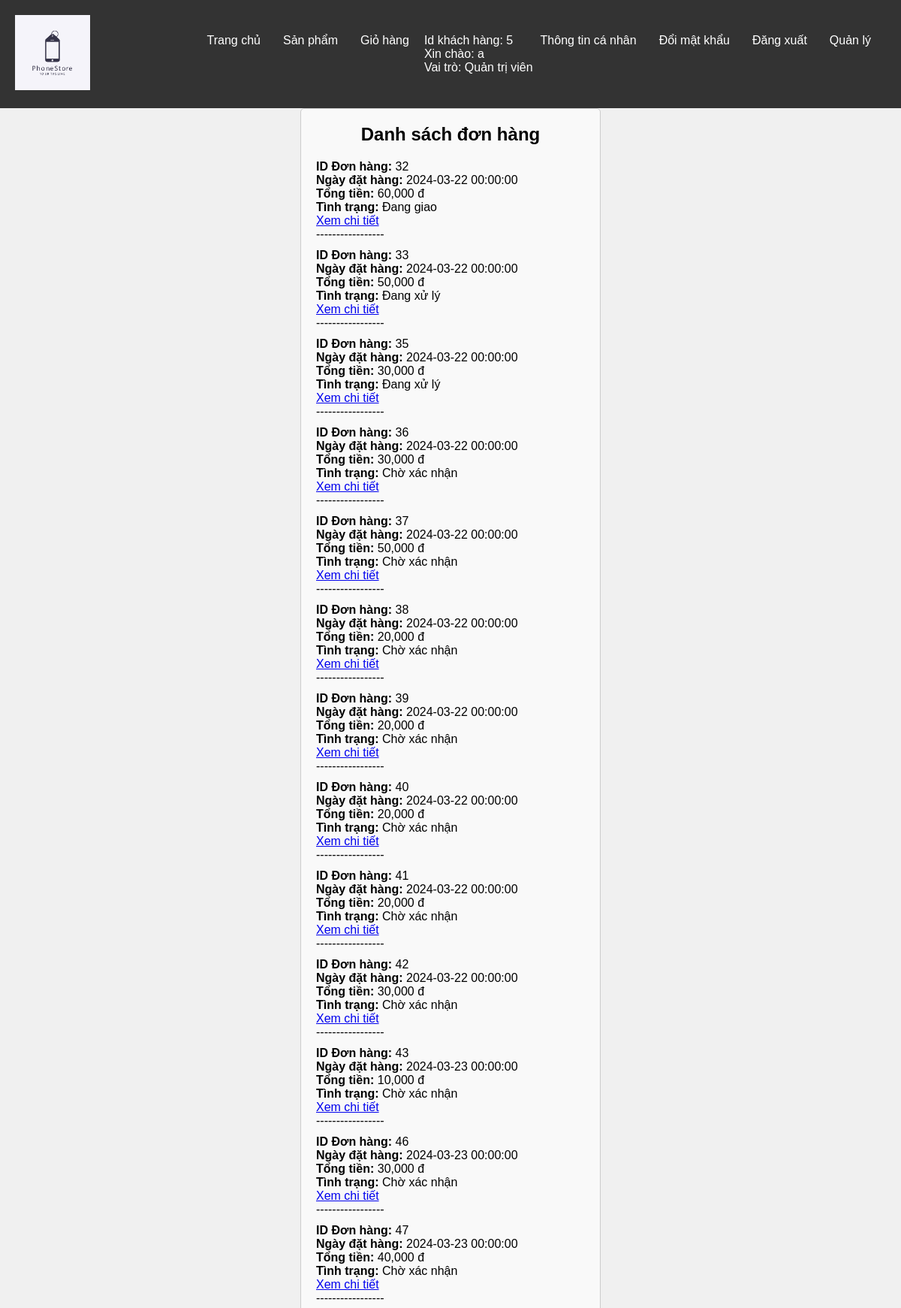
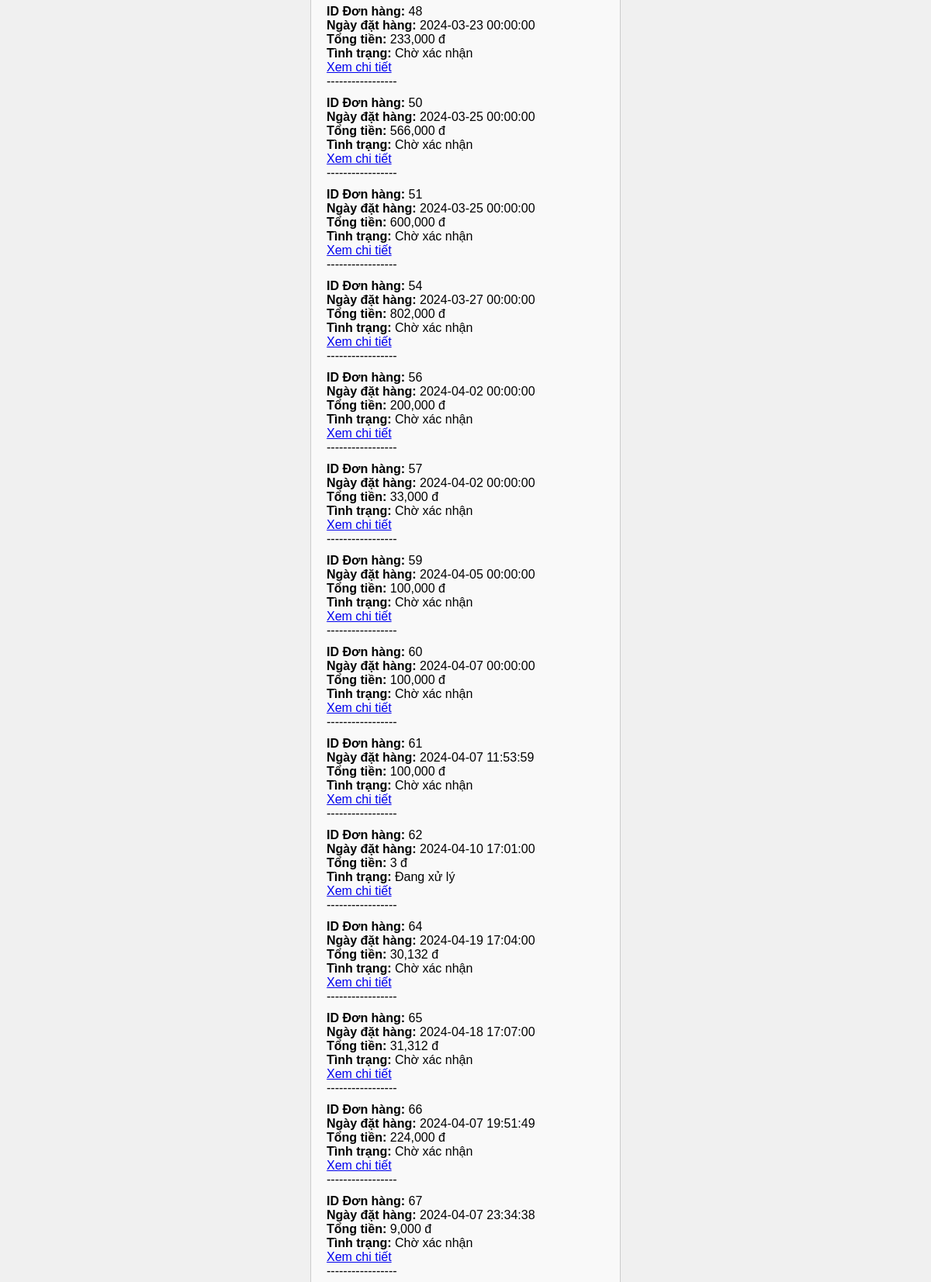
The app's page /user/index.php?ctrl=customerUserController&action=viewOrderList (signed in, upper part) with its own data (2 pictures, top to bottom).
### tables this page shows
CREATE TABLE `don_dat_hang` (
  `id` int(11) NOT NULL,
  `id_khach_hang` int(11) DEFAULT NULL,
  `ngay` datetime DEFAULT NULL,
  `tong_tien` decimal(10,2) DEFAULT NULL,
  `ghi_chu` text DEFAULT NULL,
  `tinh_trang` varchar(224) DEFAULT NULL
);

### lib/database.php (called while the page is built, shortened)
<?php
class Database
{
    private $host = "localhost";
    private $username = "root";
    private $password = "";
    private $database = "phonestore";
    private $conn;
    public function __construct()
    {
        $this->conn = $this->connectDB();
    }
    private function connectDB()
    {
        $conn = mysqli_connect($this->host, $this->username, $this->password, $this->database);
        return $conn;
    }
    public function select($query)
    {
        $result = mysqli_query($this->conn, $query);
        if ($result) {
            $data = mysqli_fetch_all($result, MYSQLI_ASSOC);
            return $data;
        } else {
            die(mysqli_error($this->conn));
        }
    }
}

### lib/session.php (called while the page is built, shortened)
<?php
class Session
{
    public static function getSessionValue($key)
    {
        if (isset($_SESSION[$key])) {
            return $_SESSION[$key];
        } else {
            return null;
        }
    }
}

### user/model/customerUserModel.php (called while the page is built, shortened)
<?php
class customerUserModel
{
    private $db;
    public function __construct()
    {
        $this->db = new Database();
    }
    public function getCustomerByIdNguoiDung()
    {
        $id_nguoi_dung = Session::getSessionValue('login_id');
        $sql = "SELECT * FROM khach_hang WHERE id_nguoi_dung = $id_nguoi_dung";
        $result = $this->db->select($sql);
        return $result;
    }
    public function getOrdersByCustomerId($customerId)
    {
        $sql = "SELECT * FROM don_dat_hang WHERE id_khach_hang = $customerId";
        $result = $this->db->select($sql);
        return $result;
    }
}

### user/view/orderList.php (the view, shortened to what this page needs)
<!DOCTYPE html>
<html lang="vi">
<head>
</head>
<body>
    <div class="customer-info">
        <h2>Danh sách đơn hàng</h2>
        <?php
        if (!empty($orders)) {
            echo '<ul>';
            foreach ($orders as $order) {
                echo '<li>';
                echo '<label>ID Đơn hàng:</label> ' . $order['id'] . '<br>';
                echo '<label>Ngày đặt hàng:</label> ' . $order['ngay'] . '<br>';
                echo '<label>Tổng tiền:</label> ' . number_format($order['tong_tien']) . ' đ<br>';
                echo '<label>Tình trạng:</label> ' . $order['tinh_trang'] . '<br>';
                echo '<a href="index.php?ctrl=customerUserController&action=viewOrderDetail&id=' . $order['id'] . '">Xem chi tiết</a><br>';
                echo '-----------------';
                echo '</li>';
            }
            echo '</ul>';
        } else {
            echo '<p>Không có đơn hàng nào được tìm thấy cho khách hàng này.</p>';
        }
        ?>
    </div>
</body>
</html>

### user/style/homeStyle.css (style rules this page uses)
* { margin: 0; padding: 0; box-sizing: border-box; }
body { font-family: Arial, sans-serif; background-color: #f0f0f0; }

### user/view/orderList.php (style rules this page uses)
.customer-info { width: 400px; margin: 0 auto; padding: 20px; border: 1px solid #ccc; border-radius: 5px; background-color: #f9f9f9; }
.customer-info h2 { text-align: center; margin-bottom: 20px; }
.customer-info ul { list-style-type: none; padding: 0; }
.customer-info li { margin-bottom: 10px; }
.customer-info label { font-weight: bold; }

### records on screen
don_dat_hang: id "32", ngay "2024-03-22 00:00:00", tong_tien "60,000", tinh_trang "Đang giao"
don_dat_hang: id "33", ngay "2024-03-22 00:00:00", tong_tien "50,000", tinh_trang "Đang xử lý"
don_dat_hang: id "35", ngay "2024-03-22 00:00:00", tong_tien "30,000", tinh_trang "Đang xử lý"
don_dat_hang: id "36", ngay "2024-03-22 00:00:00", tong_tien "30,000", tinh_trang "Chờ xác nhận"
don_dat_hang: id "37", ngay "2024-03-22 00:00:00", tong_tien "50,000", tinh_trang "Chờ xác nhận"
don_dat_hang: id "38", ngay "2024-03-22 00:00:00", tong_tien "20,000", tinh_trang "Chờ xác nhận"
don_dat_hang: id "39", ngay "2024-03-22 00:00:00", tong_tien "20,000", tinh_trang "Chờ xác nhận"
don_dat_hang: id "40", ngay "2024-03-22 00:00:00", tong_tien "20,000", tinh_trang "Chờ xác nhận"
don_dat_hang: id "41", ngay "2024-03-22 00:00:00", tong_tien "20,000", tinh_trang "Chờ xác nhận"
don_dat_hang: id "42", ngay "2024-03-22 00:00:00", tong_tien "30,000", tinh_trang "Chờ xác nhận"
don_dat_hang: id "43", ngay "2024-03-23 00:00:00", tong_tien "10,000", tinh_trang "Chờ xác nhận"
don_dat_hang: id "46", ngay "2024-03-23 00:00:00", tong_tien "30,000", tinh_trang "Chờ xác nhận"
don_dat_hang: id "47", ngay "2024-03-23 00:00:00", tong_tien "40,000", tinh_trang "Chờ xác nhận"
don_dat_hang: id "48", ngay "2024-03-23 00:00:00", tong_tien "233,000", tinh_trang "Chờ xác nhận"
don_dat_hang: id "50", ngay "2024-03-25 00:00:00", tong_tien "566,000", tinh_trang "Chờ xác nhận"
don_dat_hang: id "51", ngay "2024-03-25 00:00:00", tong_tien "600,000", tinh_trang "Chờ xác nhận"
don_dat_hang: id "54", ngay "2024-03-27 00:00:00", tong_tien "802,000", tinh_trang "Chờ xác nhận"
don_dat_hang: id "56", ngay "2024-04-02 00:00:00", tong_tien "200,000", tinh_trang "Chờ xác nhận"
don_dat_hang: id "57", ngay "2024-04-02 00:00:00", tong_tien "33,000", tinh_trang "Chờ xác nhận"
don_dat_hang: id "59", ngay "2024-04-05 00:00:00", tong_tien "100,000", tinh_trang "Chờ xác nhận"
don_dat_hang: id "60", ngay "2024-04-07 00:00:00", tong_tien "100,000", tinh_trang "Chờ xác nhận"
don_dat_hang: id "61", ngay "2024-04-07 11:53:59", tong_tien "100,000", tinh_trang "Chờ xác nhận"
don_dat_hang: id "62", ngay "2024-04-10 17:01:00", tong_tien "3", tinh_trang "Đang xử lý"
don_dat_hang: id "64", ngay "2024-04-19 17:04:00", tong_tien "30,132", tinh_trang "Chờ xác nhận"
don_dat_hang: id "65", ngay "2024-04-18 17:07:00", tong_tien "31,312", tinh_trang "Chờ xác nhận"
don_dat_hang: id "66", ngay "2024-04-07 19:51:49", tong_tien "224,000", tinh_trang "Chờ xác nhận"
don_dat_hang: id "67", ngay "2024-04-07 23:34:38", tong_tien "9,000", tinh_trang "Chờ xác nhận"

### other values on screen
$id_khach_hang "5"
$ten_dang_nhap "a"
$vai_tro "Quản trị viên"
